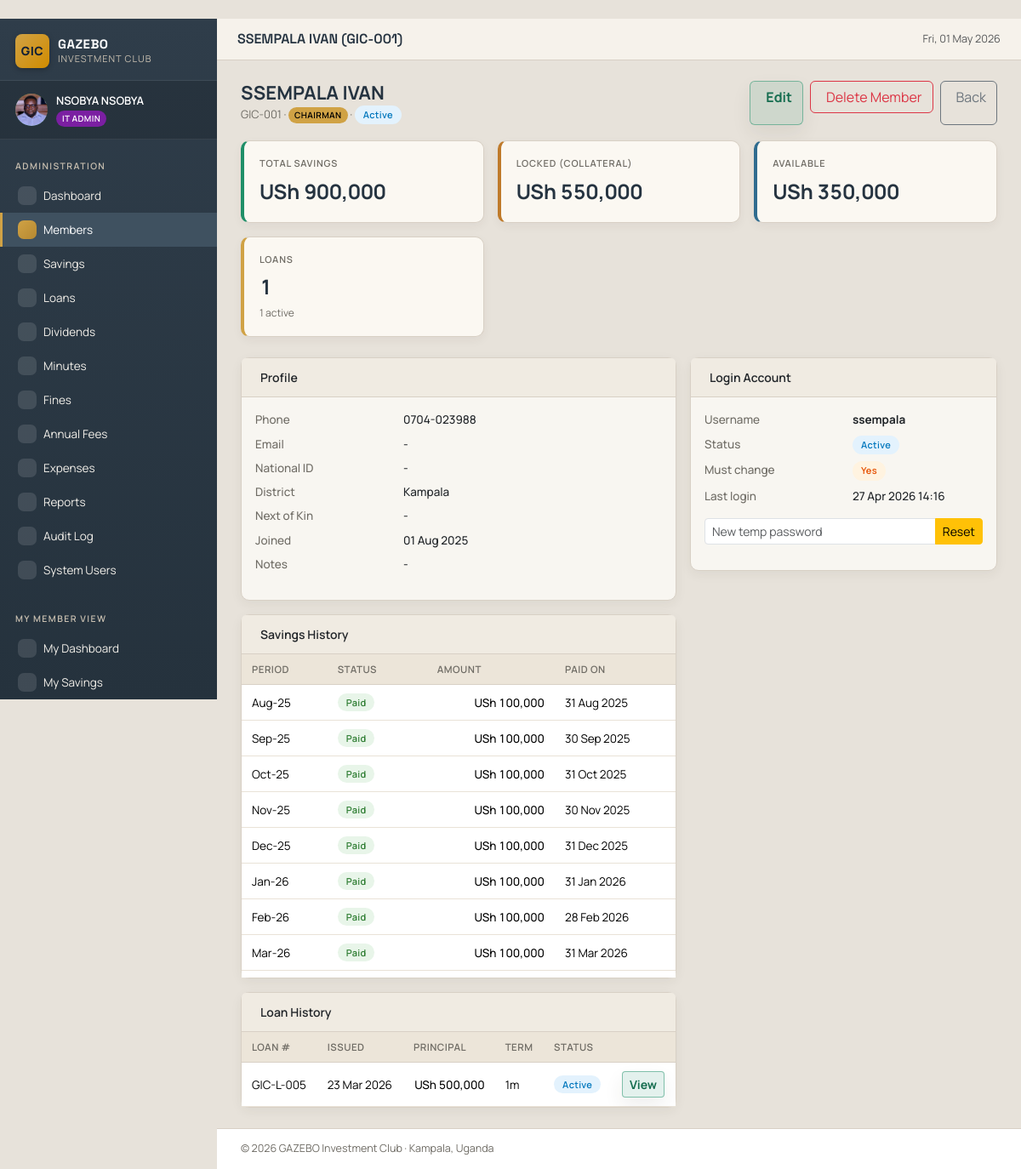
Before: /admin/members/1 (signed in) with the older database file.
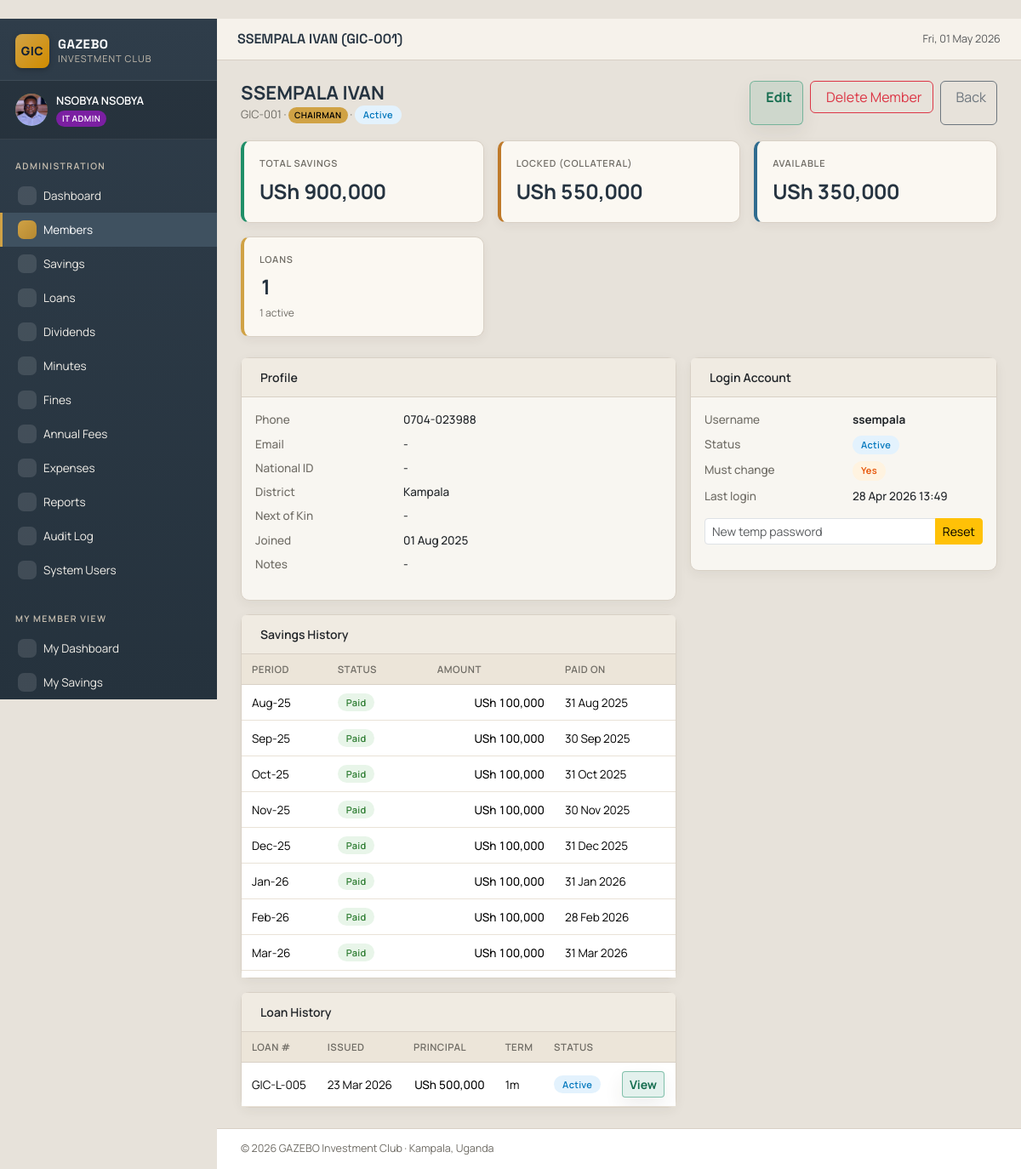
After: the same page with the newer database file.
### tables this page shows
CREATE TABLE users (
    id              INTEGER PRIMARY KEY AUTOINCREMENT,
    username        TEXT UNIQUE NOT NULL,
    password_hash   TEXT NOT NULL,
    member_id       INTEGER UNIQUE,
    is_active       INTEGER DEFAULT 1,
    must_change_pw  INTEGER DEFAULT 1,
    last_login      TIMESTAMP,
    created_at      TIMESTAMP DEFAULT CURRENT_TIMESTAMP,
    FOREIGN KEY (member_id) REFERENCES members(id) ON DELETE CASCADE
);

### admin_routes.py (the view)
@bp.route('/members/<int:member_id>')
@admin_required
def member_detail(member_id):
    db = get_db()
    _normalize_legacy_archived_status(db)
    db.commit()
    member = db.execute("SELECT * FROM members WHERE id = ?", (member_id,)).fetchone()
    if not member:
        flash('Member not found.', 'danger')
        return redirect(url_for('admin.members_list'))
    is_exited_member = member['status'] in {'Exited', 'Archived'}
    savings = []
    loans = []
    fines = []
    fees = []
    if not is_exited_member:
        savings = db.execute(
            "SELECT * FROM savings WHERE member_id = ? ORDER BY period DESC",
            (member_id,),
        ).fetchall()
        loans = db.execute(
            """SELECT l.*, m1.full_name g1_name, m2.full_name g2_name
                 FROM loans l
                 LEFT JOIN members m1 ON m1.id = l.guarantor1_id
                 LEFT JOIN members m2 ON m2.id = l.guarantor2_id
                WHERE l.member_id = ?
                ORDER BY l.issued_date DESC""",
            (member_id,),
        ).fetchall()
        fines = db.execute(
            "SELECT * FROM fines WHERE member_id = ? ORDER BY fine_date DESC",
            (member_id,),
        ).fetchall()
        fees = db.execute(
            "SELECT * FROM annual_fees WHERE member_id = ? ORDER BY year DESC",
            (member_id,),
        ).fetchall()
    user_row = db.execute(
        "SELECT * FROM users WHERE member_id = ?", (member_id,),
    ).fetchone()
    total_savings = 0 if is_exited_member else get_member_total_savings(db, member_id)
    locked = 0 if is_exited_member else get_member_locked_amount(db, member_id)
    available = max(0, total_savings - locked)
    history = []
    if not is_exited_member:
        expected_periods = all_savings_periods()
        join = member['join_date']
        if isinstance(join, str):
            join_d = datetime.strptime(join, '%Y-%m-%d').date()
        else:
            join_d = join
        join_period = period_str(join_d)
        expected = [p for p in expected_periods if p >= join_period]
        paid_map = {s['period']: s for s in savings}
        for p in expected:
            s = paid_map.get(p)
            history.append({
                'period': p,
                'label': period_label(p),
                'amount': s['amount'] if s else 0,
                'paid': bool(s),
                'payment_date': s['payment_date'] if s else None,
            })
    return render_template(
        'admin/member_detail.html',
        member=member, savings=savings, loans=loans,
        fines=fines, fees=fees, user_row=user_row,
        total_savings=total_savings, locked=locked, available=available,
        is_exited_member=is_exited_member,
        history=history,
    )

### admin_routes.py (called while the page is built)
def _normalize_legacy_archived_status(db):
    db.execute("UPDATE members SET status = 'Exited' WHERE status = 'Archived'")

### database.py (called while the page is built)
def get_db():
    if 'db' not in g:
        g.db = sqlite3.connect(
            current_app.config['DATABASE_PATH'],
            detect_types=sqlite3.PARSE_DECLTYPES,
        )
        g.db.row_factory = sqlite3.Row
        g.db.execute("PRAGMA foreign_keys = ON;")
    return g.db

### utils.py (called while the page is built)
def period_str(d):
    if isinstance(d, str):
        d = datetime.strptime(d, '%Y-%m-%d').date()
    return d.strftime('%Y-%m')

def period_label(period):
    if not period:
        return ''
    try:
        d = datetime.strptime(period, '%Y-%m')
        return d.strftime('%b-%y')
    except ValueError:
        return period

def list_periods(start_period, end_period):
    start = datetime.strptime(start_period, '%Y-%m')
    end = datetime.strptime(end_period, '%Y-%m')
    out = []
    cur = start
    while cur <= end:
        out.append(cur.strftime('%Y-%m'))
        cur += relativedelta(months=1)
    return out

def all_savings_periods(today=None):
    today = today or date.today()
    end = period_str(today)
    return list_periods(Config.SAVINGS_START_PERIOD, end)

### templates/admin/member_detail.html (shortened to what the changed rows need)
﻿{% extends "base.html" %}
{% block content %}
<div class="page-header">
  <div>
    <h1>{{ member.full_name }}</h1>
  </div>
</div>
<div class="row g-3">
  <div class="col-lg-7">
    {% if not is_exited_member %}
    <div class="card mb-3">
      <div class="card-body p-0 table-responsive" style="max-height:380px;overflow:auto">
        {% if history %}
        <table class="table mb-0">
          <thead><tr><th>Period</th><th>Status</th><th>Amount</th><th>Paid On</th></tr></thead>
        </table>
        {% else %}<div class="empty-state small">No savings history.</div>{% endif %}
      </div>
    </div>
    <div class="card">
      <div class="card-body p-0 table-responsive">
        {% if loans %}
        <table class="table mb-0">
          <thead><tr><th>Loan #</th><th>Issued</th><th>Principal</th><th>Term</th><th>Status</th><th></th></tr></thead>
        </table>
        {% else %}<div class="empty-state small">No loans.</div>{% endif %}
      </div>
    </div>
    {% endif %}
  </div>
  <div class="col-lg-5">
    <div class="card mb-3">
      <div class="card-body">
        {% if user_row %}
        <dl class="kv-list mb-3">
          <dt>Username</dt><dd><strong>{{ user_row.username }}</strong></dd>
          <dt>Status</dt><dd>{% if user_row.is_active %}<span class="badge-pill badge-active">Active</span>{% else %}<span class="badge-pill badge-defaulted">Disabled</span>{% endif %}</dd>
          <dt>Must change</dt><dd>{% if user_row.must_change_pw %}<span class="badge-pill badge-pending">Yes</span>{% else %}No{% endif %}</dd>
          <dt>Last login</dt><dd>{{ user_row.last_login|datetimefmt if user_row.last_login else 'Never' }}</dd>
        </dl>
        <form method="post" action="{{ url_for('admin.member_reset_password', member_id=member.id) }}"
              data-confirm="Reset this user's password to a temporary value?">
          <div class="input-group input-group-sm">
            <input type="text" name="new_password" class="form-control" placeholder="New temp password" required>
            <button type="submit" class="btn btn-warning"> Reset</button>
          </div>
        </form>
        {% endif %}
      </div>
    </div>
  </div>
</div>
{% endblock %}

Changed rows visible on the page:
changed users "ssempala": last_login "27 Apr 2026 14:16" → "28 Apr 2026 13:49"
